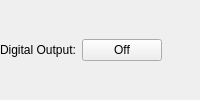
<?xml version="1.0" encoding="UTF-8"?>
<ui version="4.0">
 <class>RhsDigOutLiveControlsWidget</class>
 <widget class="QWidget" name="RhsDigOutLiveControlsWidget">
  <layout class="QHBoxLayout" name="horizontalLayout">
   <property name="leftMargin">
    <number>0</number>
   </property>
   <property name="topMargin">
    <number>0</number>
   </property>
   <property name="rightMargin">
    <number>0</number>
   </property>
   <property name="bottomMargin">
    <number>0</number>
   </property>
   <item>
    <widget class="QLabel" name="modeLabel">
     <property name="text">
      <string>Digital Output:</string>
     </property>
    </widget>
   </item>
   <item>
    <widget class="QPushButton" name="actionButton">
     <property name="text">
      <string>Off</string>
     </property>
    </widget>
   </item>
   <item>
    <spacer name="horizontalSpacer">
     <property name="orientation">
      <enum>Qt::Horizontal</enum>
     </property>
     <property name="sizeHint" stdset="0">
      <size>
       <width>20</width>
       <height>20</height>
      </size>
     </property>
    </spacer>
   </item>
  </layout>
 </widget>
 <resources/>
 <connections/>
</ui>
